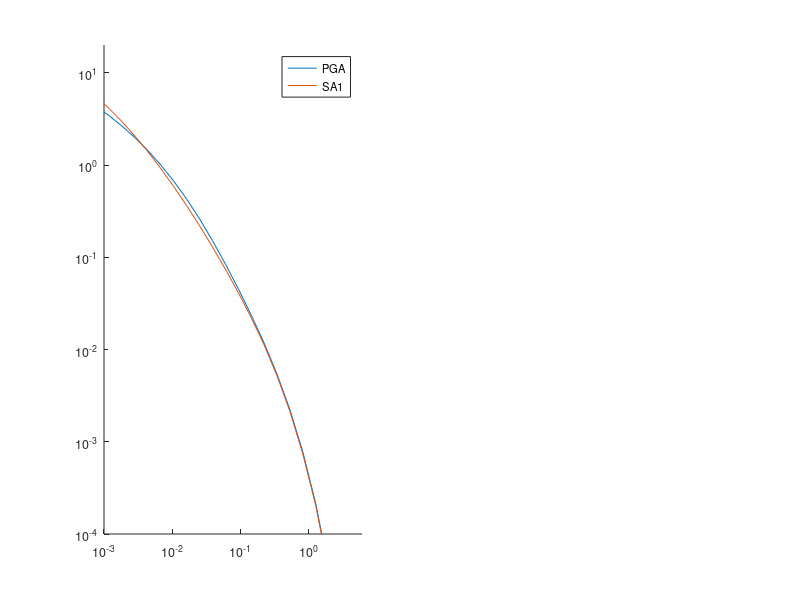

Here is the MATLAB script that generated this plot: (Note: this script raises an error after producing the figure.)
clearvars

PGA=[1e-05	16.7918918247205
1.54477862021213e-05	16.026870846306
2.38634098546447e-05	14.9972409574341
3.68636853488145e-05	13.7418518666866
5.69462329890755e-05	12.3267072928539
8.79693232231422e-05	10.8305824446546
0.00013589312974964	9.33146266021656
0.000209924801470956	7.89480736148219
0.000324287345164607	6.5663045347
0.000500952157615635	5.37241630033479
0.000773860182833766	4.32211926134192
0.00119544266547505	3.41146003455371
0.00184669427131525	2.63107519830636
0.002852733828396	1.97230785626398
0.00440684222726202	1.42968106579419
0.00680759565532235	0.997633684492631
0.0105162282233909	0.667558903322222
0.0162452445247656	0.426801181813285
0.025095306421976	0.260100503205473
0.0387666928283405	0.151264011761243
0.059885958257551	0.0843811573252801
0.0925105479671805	0.0454615735645721
0.142908316643809	0.0236396423304986
0.22076171220186	0.0117638821366834
0.341027973170855	0.00541595102629014
0.526812721848611	0.00222720555450445
0.813809029567489	0.00077633132164502
1.25715478981144	0.000213844003509528
1.94202584159797	4.21810312190933e-05
3	1.27917799723433e-06];

SA1=[
1e-05	17.7506104381564
1.54477862021213e-05	17.6656231526409
2.38634098546447e-05	17.437281628275
3.68636853488145e-05	16.9409232076531
5.69462329890755e-05	16.052849726203
8.79693232231422e-05	14.7184281814793
0.00013589312974964	12.9961622169464
0.000209924801470956	11.0408229688337
0.000324287345164607	9.04055533517277
0.000500952157615635	7.15439974008964
0.000773860182833766	5.48384083653484
0.00119544266547505	4.07531489812485
0.00184669427131525	2.93606709170344
0.002852733828396	2.05080099534321
0.00440684222726202	1.38878855356434
0.00680759565532235	0.912656646806238
0.0105162282233909	0.582728380665283
0.0162452445247656	0.362071767165305
0.025095306421976	0.219186740103853
0.0387666928283405	0.12933747403456
0.059885958257551	0.0743128914677923
0.0925105479671805	0.0413910408208076
0.142908316643809	0.0221687395036266
0.22076171220186	0.0112030937022403
0.341027973170855	0.00519281160887272
0.526812721848611	0.00212993167084516
0.813809029567489	0.000736036140472841
1.25715478981144	0.000204294598634117
1.94202584159797	3.95339573762904e-05
3	2.54654758699942e-06];

CAVdp=[
0.01	11.0741837995748
0.0158214613571711	10.3153564096254
0.0250318639476458	9.5522563259071
0.0396040668145641	8.792241793882
0.0626594212693448	8.03865255345855
0.0991363612275642	7.29344184896642
0.156848210825246	6.55938269468999
0.248156790651305	5.84209522135902
0.392620307380922	5.1495829213928
0.621182702126789	4.48976741111923
0.98280181174421	3.86704542030956
1.55493608862687	3.28117463516473
2.46013612390808	2.72973021789956
3.89229486177924	2.2128607470463
6.15817927463558	1.73729347136911
9.74313954241786	1.31489173111733
15.415070576789	0.956684796922415
24.3888943448732	0.667777070220359
38.5867949421539	0.446724785132167
61.0499485074372	0.28708117309945
96.5899401167702	0.178597132261822
152.819400504895	0.108849704571304
241.782623971424	0.0657700845640474
382.535444199932	0.0396272979273031
605.226974815749	0.0238766322197106
957.557519436493	0.0142411873639514
1514.99592910331	0.00825531928791726
2396.94495485795	0.00447939768464214
3792.31719785512	0.0021557722572469
6000	0.000868485307788476];

CAV=[0.01	17.782998132895
0.0158214613571711	17.7829570127233
0.0250318639476458	17.7823647187173
0.0396040668145641	17.7768663453763
0.0626594212693448	17.7433783765184
0.0991363612275642	17.6062183873887
0.156848210825246	17.2150060616911
0.248156790651305	16.3996109998044
0.392620307380922	15.081744346332
0.621182702126789	13.3291443292927
0.98280181174421	11.3179671525935
1.55493608862687	9.25521621231102
2.46013612390808	7.31247810282009
3.89229486177924	5.59337773721181
6.15817927463558	4.1370655663173
9.74313954241786	2.94307487796261
15.415070576789	2.00085333494383
24.3888943448732	1.29366516494592
38.5867949421539	0.79464937932282
61.0499485074372	0.46551144993289
96.5899401167702	0.262788965952233
152.819400504895	0.144893394761256
241.782623971424	0.0788641250511737
382.535444199932	0.0426180568311273
605.226974815749	0.022794289445269
957.557519436493	0.0119355315788248
1514.99592910331	0.00591497824073409
2396.94495485795	0.00257699231513565
3792.31719785512	0.000899714195811354
6000	0.000225596287158064];

close all
ax(1)=subplot(1,2,1);
hold on
plot(PGA(:,1),PGA(:,2))
plot(SA1(:,1),SA1(:,2))
set(gca,'xscale','log','yscale','log','xtick',10.^[-3:1:0],'xlim',[1e-3 6],'ylim',[1e-4 2e1],'fontsize',9,'ytick',10.^(-4:1:1))
L=legend('PGA','SA1');L.Box='off';
L.Title.String='Montalva et al. 2017';
xlabel('PGA,SA1 (g)')
ylabel('MRE')
text(2e-4,20,'(a)')

ax(2)=subplot(1,2,2);
hold on
plot(CAVdp(:,1)/980.66,CAVdp(:,2)); %CAVdp 270 m/s
plot(CAV  (:,1)/980.66,CAV  (:,2)); %CAV   760 m/s
set(gca,'xscale','log','yscale','log','xtick',10.^[-3:1:0],'xlim',[1e-3 6],'ylim',[1e-4 2e1],'fontsize',9,'ytick',10.^(-4:1:1))
L=legend('CAV','CAVdp');L.Box='off';
L.Title.String='Macedo et al. 2020';
xlabel('CAVdp,CAV (g\cdots)')
ylabel('MRE')
text(2e-4,20,'(b)')

set(gcf,'position',[ 403   421   747   245])
